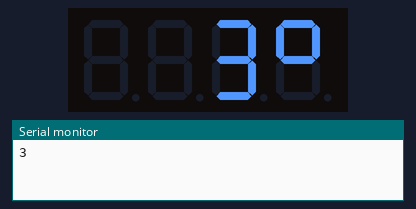
Recording of a sketch running on a simulated Arduino Nano, built with avr-gcc and run on an emulated ATmega328P. Parts: 4-digit seven-segment display, the last lines printed to the serial monitor.

Above: at 0.1 s.
At 0.6 s:
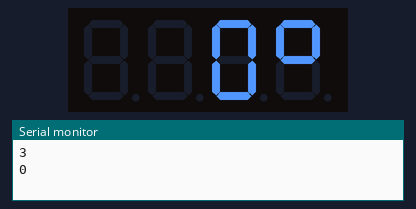
At 1.2 s:
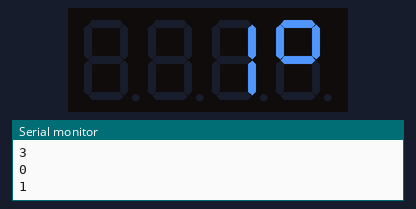
At 1.7 s:
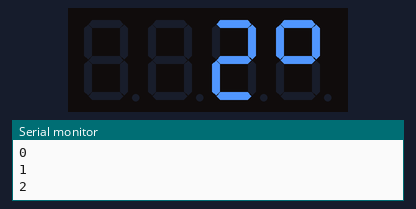

The sketch:

sketch.ino
```cpp
#include <Arduino.h>

#include <TM1637Display.h>

#define CLK_PIN 4
#define DIO_PIN 5

// Celsius symbol
const uint8_t CELSIUS[] = { 0, 0, 0, SEG_A | SEG_B | SEG_F | SEG_G };

// h (humidity) symbol
const uint8_t HUMIDITY[] = { 0, 0, 0, SEG_C | SEG_E | SEG_F | SEG_G };

TM1637Display display(CLK_PIN, DIO_PIN);

int brightness = 0x0a;
void setup() {
    Serial.begin(9600);
    display.clear();
    display.setBrightness(brightness);
    display.setSegments(CELSIUS);
    display.showNumberDec(brightness, false, 3);

}

void loop() {
    brightness = (brightness + 1) % 4;
    display.setBrightness(brightness);
    display.showNumberDec(brightness, false, 3);
    /* Serial.println(brightness); */
    /* display.setBrightness(brightness); */
    /* display.setSegments(CELSIUS); */
    /* display.showNumberDec(23, false, 3); */
    Serial.println(brightness);
    delay(500);
}
```

Measured:
- by itself, everything shown: repeats every 2.1 s, in 4 steps
- what the display in image 1 shows lasts 0.5 s, from 0.6 s to 1.1 s
